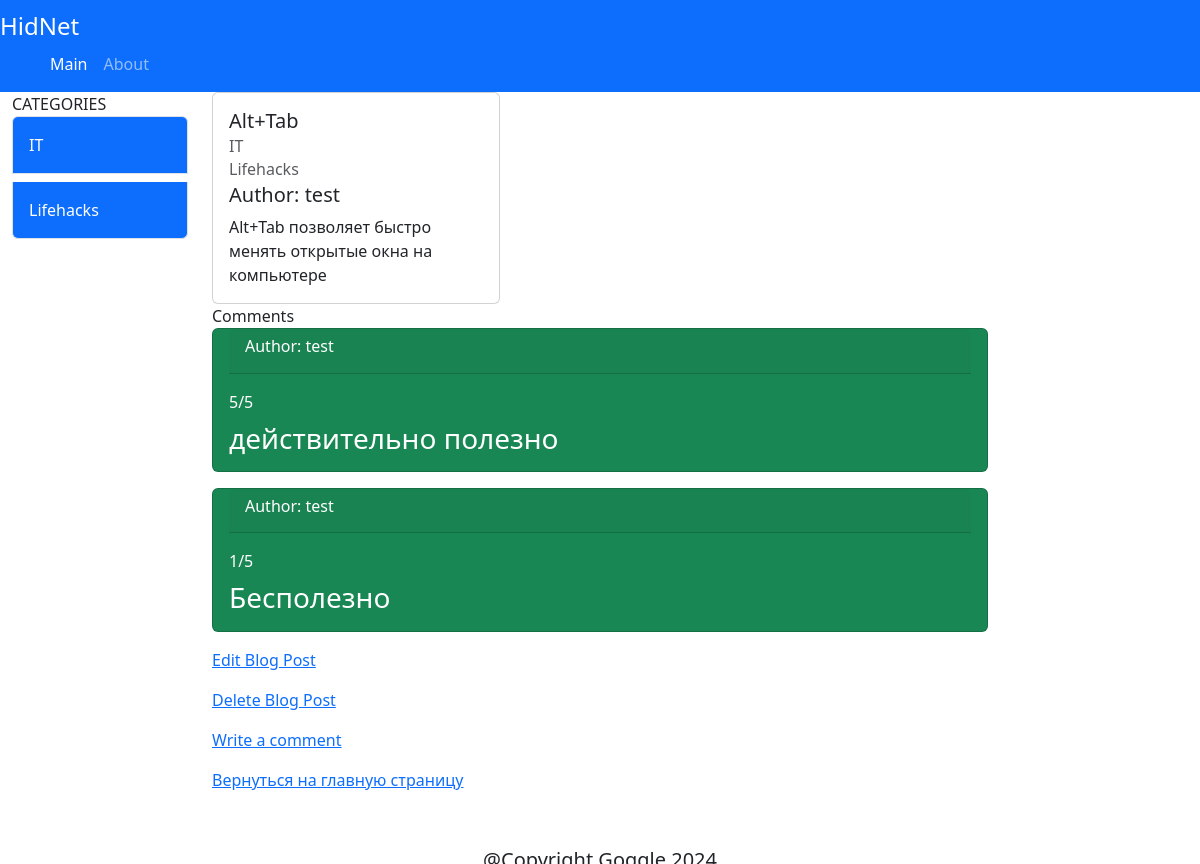
Screenshot of /news/5/ (signed in) with the database file from the repository.
### news/models.py (models this page shows, shortened)
class Category(models.Model):
    category = models.CharField(max_length=40)
    def __str__(self):
        return self.category

class News(models.Model):
    STATUS_CHOICES = (
        ('draft', 'Draft'),
        ('published', 'Published'),
    )
    title = models.CharField(max_length=100)
    name_author = models.ForeignKey(User, on_delete=models.CASCADE)
    category = models.ManyToManyField(Category)
    image = models.ImageField(blank=True)
    status = models.CharField(max_length=10, choices=STATUS_CHOICES, default='draft')
    content_text = models.TextField()
    date = models.DateTimeField(u'Дата и время', default=timezone.now)

class Comment(models.Model):
    news = models.ForeignKey(News, on_delete=models.CASCADE, related_name='comments')
    name_author = models.ForeignKey(User, on_delete=models.CASCADE)
    rating = models.IntegerField(validators=[MinValueValidator(1), MaxValueValidator(5)])
    comment = models.CharField(max_length=150)
    def __str__(self):
        return self.comment

### news/views.py (the view)
# urls.py: path("news/<int:id>/", views.detail_view, name='detail'),
@login_required(login_url='/accounts/login/')
def detail_view(request, id):
    if request.user.is_authenticated == False:
        return render(request, "sign_up.html")
    else:
        post = get_object_or_404(News, id=id)
        return render(request, "detail.html", {"post": post, "categories": post.category.all()})

### templates/detail.html (shortened to what this page needs)
{% extends 'base.html' %}
{% block content %}
    <div class="card" style="width: 18rem;">
  <div class="card-body">
    <h5 class="card-title">{{ post.title }}</h5>
    {% for cat in categories %}
    <h6 class="card-subtitle mb-2 text-muted">{{ cat }}</h6>
    {% endfor %}
    <h5 class="card-subtitle mb-2">Author: {{ post.name_author }}</h5>
    <p class="card-text">{{ post.content_text }}</p>
  </div>
</div>
        Comments
      {% for comment in post.comments.all %}
            <div class="card text-white bg-success mb-3">
                <div class="card-header mx-3"><h6>Author: {{ comment.name_author }}</h6></div>
  <div class="card-body">
        <p class="card-title">{{ comment.rating }}/5</p>
    <h3 class="card-text">{{ comment }}</h3>
  </div>
</div>
        {% endfor %}
<p class="url"><a href="{% url 'edit' post.pk %}">Edit Blog Post</a></p>
<p class="url"><a href="{% url 'delete' post.pk %}">Delete Blog Post</a> </p>
<p class="url"><a href="{% url 'comment_new' %}">Write a comment</a> </p>
<p class="url"><a href="{% url 'home' %}">Вернуться на главную страницу</a></p>
{% endblock content %}

### templates/base.html (shortened to what this page needs)
{% load static %}
<!DOCTYPE html>
<html lang="en">
<head>
    <link href="https://cdn.jsdelivr.net/npm/bootstrap@5.3.3/dist/css/bootstrap.min.css" rel="stylesheet">
{% load poll_extras %}
</head>
<body>
    <div class="container-fluid justify-content-center">
        <div class="row">
            <nav class="navbar navbar-dark bg-primary">
      <font color="white" size="5">HidNet</font>
    <div class="container">
      <ul class="navbar-nav d-flex flex-row">
        <li class="nav-item  px-2">
          <a class="nav-link active" aria-current="page" href="#">Main</a>
        </li>
        <li class="nav-item  px-2">
          <a class="nav-link" href="{% url 'about' %}">About</a>
        </li>
      </ul>
    </div>
</nav>
        </div>
                <div class="row">
            <div class="col-2">
                <div class="list-group">
                    CATEGORIES
                    {% for category in categories %}
                        <a href="{% url 'category' category.id %}" class="list-group-item list-group-item-action p-3 mb-2 bg-primary text-white">
                            {{ category.category }}
                        </a>
                    {% endfor %}
</div>
            </div>
                    <div class="col-8">
                {% block content %}
                {% endblock content %}
            </div>
                    <div class="col-2">
            </div>
        </div>
        <div class="position-absolute top-100 start-50 translate-middle" style="display:inline-block">
            <div class="row">
                <h5 class="mblank-0">
                </h5>
        </div>
    </div>
    </div>
</body>
</html>

### rows the page displays
Category: category "IT"
Category: category "Lifehacks"
News: title "Alt+Tab", name_author "test", content_text "Alt+Tab позволяет быстро менять открытые окна на компьютере"
Comment: name_author "test", rating "5", comment "действительно полезно"
Comment: name_author "test", rating "1", comment "Бесполезно"
